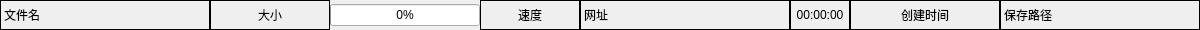
<?xml version="1.0" encoding="UTF-8"?>
<ui version="4.0">
 <class>Form</class>
 <widget class="QWidget" name="Form">
  <property name="geometry">
   <rect>
    <x>0</x>
    <y>0</y>
    <width>1200</width>
    <height>30</height>
   </rect>
  </property>
  <property name="windowTitle">
   <string>Form</string>
  </property>
  <layout class="QVBoxLayout" name="verticalLayout">
   <property name="spacing">
    <number>0</number>
   </property>
   <property name="leftMargin">
    <number>0</number>
   </property>
   <property name="topMargin">
    <number>0</number>
   </property>
   <property name="rightMargin">
    <number>0</number>
   </property>
   <property name="bottomMargin">
    <number>0</number>
   </property>
   <item>
    <layout class="QHBoxLayout" name="horizontalLayout">
     <property name="spacing">
      <number>0</number>
     </property>
     <item>
      <widget class="QLabel" name="labelFilename">
       <property name="minimumSize">
        <size>
         <width>0</width>
         <height>0</height>
        </size>
       </property>
       <property name="frameShape">
        <enum>QFrame::Panel</enum>
       </property>
       <property name="text">
        <string>文件名</string>
       </property>
      </widget>
     </item>
     <item>
      <widget class="QLabel" name="labelSize">
       <property name="sizePolicy">
        <sizepolicy hsizetype="Preferred" vsizetype="Preferred">
         <horstretch>0</horstretch>
         <verstretch>0</verstretch>
        </sizepolicy>
       </property>
       <property name="minimumSize">
        <size>
         <width>120</width>
         <height>0</height>
        </size>
       </property>
       <property name="maximumSize">
        <size>
         <width>120</width>
         <height>16777215</height>
        </size>
       </property>
       <property name="frameShape">
        <enum>QFrame::Box</enum>
       </property>
       <property name="text">
        <string>大小</string>
       </property>
       <property name="alignment">
        <set>Qt::AlignCenter</set>
       </property>
      </widget>
     </item>
     <item>
      <widget class="QProgressBar" name="progressBar">
       <property name="sizePolicy">
        <sizepolicy hsizetype="Fixed" vsizetype="Fixed">
         <horstretch>0</horstretch>
         <verstretch>0</verstretch>
        </sizepolicy>
       </property>
       <property name="minimumSize">
        <size>
         <width>150</width>
         <height>0</height>
        </size>
       </property>
       <property name="maximumSize">
        <size>
         <width>150</width>
         <height>16777215</height>
        </size>
       </property>
       <property name="value">
        <number>0</number>
       </property>
      </widget>
     </item>
     <item>
      <widget class="QLabel" name="labelSpeed">
       <property name="sizePolicy">
        <sizepolicy hsizetype="Preferred" vsizetype="Preferred">
         <horstretch>0</horstretch>
         <verstretch>0</verstretch>
        </sizepolicy>
       </property>
       <property name="minimumSize">
        <size>
         <width>100</width>
         <height>0</height>
        </size>
       </property>
       <property name="maximumSize">
        <size>
         <width>100</width>
         <height>16777215</height>
        </size>
       </property>
       <property name="frameShape">
        <enum>QFrame::Box</enum>
       </property>
       <property name="text">
        <string>速度</string>
       </property>
       <property name="alignment">
        <set>Qt::AlignCenter</set>
       </property>
      </widget>
     </item>
     <item>
      <widget class="QLabel" name="labelURL">
       <property name="sizePolicy">
        <sizepolicy hsizetype="Preferred" vsizetype="Preferred">
         <horstretch>0</horstretch>
         <verstretch>0</verstretch>
        </sizepolicy>
       </property>
       <property name="frameShape">
        <enum>QFrame::Box</enum>
       </property>
       <property name="text">
        <string>网址</string>
       </property>
      </widget>
     </item>
     <item>
      <widget class="QLabel" name="labelElapse">
       <property name="sizePolicy">
        <sizepolicy hsizetype="Preferred" vsizetype="Preferred">
         <horstretch>0</horstretch>
         <verstretch>0</verstretch>
        </sizepolicy>
       </property>
       <property name="minimumSize">
        <size>
         <width>60</width>
         <height>0</height>
        </size>
       </property>
       <property name="maximumSize">
        <size>
         <width>60</width>
         <height>16777215</height>
        </size>
       </property>
       <property name="frameShape">
        <enum>QFrame::Box</enum>
       </property>
       <property name="text">
        <string>00:00:00</string>
       </property>
       <property name="alignment">
        <set>Qt::AlignCenter</set>
       </property>
       <property name="margin">
        <number>0</number>
       </property>
      </widget>
     </item>
     <item>
      <widget class="QLabel" name="labelTimeCreate">
       <property name="sizePolicy">
        <sizepolicy hsizetype="Preferred" vsizetype="Preferred">
         <horstretch>0</horstretch>
         <verstretch>0</verstretch>
        </sizepolicy>
       </property>
       <property name="minimumSize">
        <size>
         <width>150</width>
         <height>0</height>
        </size>
       </property>
       <property name="maximumSize">
        <size>
         <width>150</width>
         <height>16777215</height>
        </size>
       </property>
       <property name="frameShape">
        <enum>QFrame::Box</enum>
       </property>
       <property name="text">
        <string>创建时间</string>
       </property>
       <property name="alignment">
        <set>Qt::AlignCenter</set>
       </property>
      </widget>
     </item>
     <item>
      <widget class="QLabel" name="labelPath">
       <property name="sizePolicy">
        <sizepolicy hsizetype="Preferred" vsizetype="Preferred">
         <horstretch>0</horstretch>
         <verstretch>0</verstretch>
        </sizepolicy>
       </property>
       <property name="minimumSize">
        <size>
         <width>200</width>
         <height>0</height>
        </size>
       </property>
       <property name="maximumSize">
        <size>
         <width>200</width>
         <height>16777215</height>
        </size>
       </property>
       <property name="frameShape">
        <enum>QFrame::Box</enum>
       </property>
       <property name="text">
        <string>保存路径</string>
       </property>
      </widget>
     </item>
    </layout>
   </item>
  </layout>
 </widget>
 <resources/>
 <connections/>
</ui>
